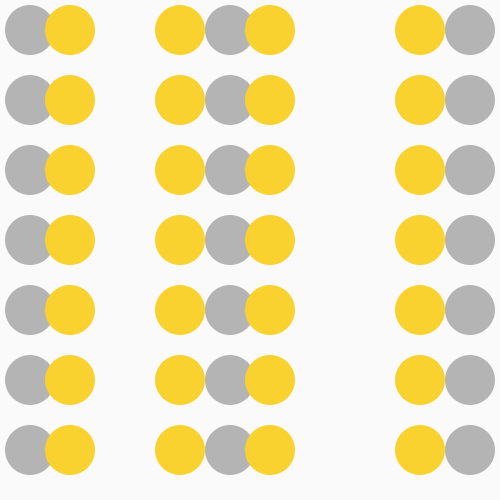
Frame 1 (no input)
Frame 60 (the mouse pressed at the canvas centre just before this capture): identical to frame 1, image omitted
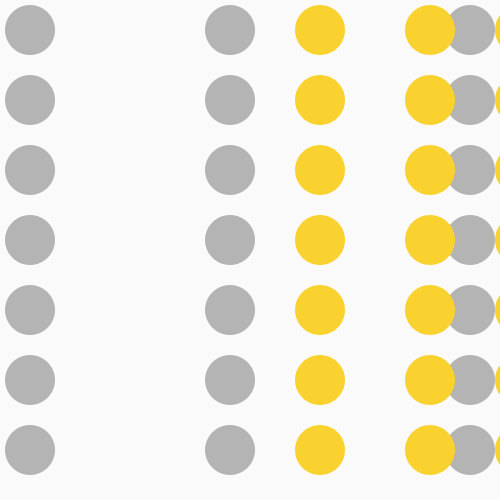
Frame 120 (the mouse held since frame 60 and released just before this capture)

The Processing sketch that drew these frames (run headless with seeded random() and noise(); from frame 60 on, the mouse is pressed at the canvas centre):

// Processing sketch: processing_119303
// ── processing_119303.pde

void setup()

{

size(500,500);
}

void draw()

{
  background(250);
  fill(180);
  


  
noStroke();
ellipse(30,30,50,50);
noStroke();
ellipse(230,30,50,50);
noStroke();
ellipse(470,30,50,50);
//reihe2
noStroke();
ellipse(30,100,50,50);
noStroke();
ellipse(230,100,50,50);
noStroke();
ellipse(470,100,50,50);
//reihe3
noStroke();
ellipse(30,170,50,50);
noStroke();
ellipse(230,170,50,50);
noStroke();
ellipse(470,170,50,50);
//reihe4
noStroke();
ellipse(30,240,50,50);
noStroke();
ellipse(230,240,50,50);
noStroke();
ellipse(470,240,50,50);
//reihe5
noStroke();
ellipse(30,310,50,50);
noStroke();
ellipse(230,310,50,50);
noStroke();
ellipse(470,310,50,50);
//reihe6
noStroke();
ellipse(30,380,50,50);
noStroke();
ellipse(230,380,50,50);
noStroke();
ellipse(470,380,50,50);
//reihe7
noStroke();
ellipse(30,450,50,50);
noStroke();
ellipse(230,450,50,50);
noStroke();
ellipse(470,450,50,50);

fill(#FAD230);

translate(mouseX, 0);
ellipse(70,30,50,50);
ellipse(180,30,50,50);
ellipse(420,30,50,50);
ellipse(70,100,50,50);
ellipse(180,100,50,50);
ellipse(420,100,50,50);

ellipse(70,170,50,50);
ellipse(180,170,50,50);
ellipse(420,170,50,50);

ellipse(70,240,50,50);
ellipse(180,240,50,50);
ellipse(420,240,50,50);

ellipse(70,310,50,50);
ellipse(180,310,50,50);
ellipse(420,310,50,50);

ellipse(70,380,50,50);
ellipse(180,380,50,50);
ellipse(420,380,50,50);

ellipse(70,450,50,50);
ellipse(180,450,50,50);
ellipse(420,450,50,50);

ellipse(270,30,50,50);
ellipse(270,100,50,50);
ellipse(270,170,50,50);
ellipse(270,240,50,50);
ellipse(270,310,50,50);
ellipse(270,380,50,50);
ellipse(270,450,50,50);


  
}
